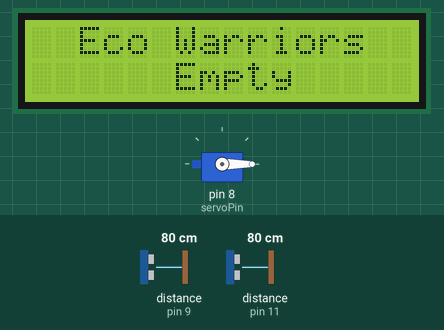
Recording of a sketch running on a simulated Arduino Uno, built with avr-gcc and run on an emulated ATmega328P. Parts: 16×2 character LCD, servo. Wiring (inferred from the names in the program): 2 × ultrasonic range finder: trigger pin 10, echo pin 9 / trigger pin 12, echo pin 11. Inputs (shaded band) come from the test bench; at power-on: distance to the obstacle (sensors on pin 9, pin 11) 80 cm. The echo pulse lasts 58.3 µs per cm; what the sketch prints to the serial monitor is not drawn.

Above: at 1.3 s.
1.4 s: distance to the obstacle (sensor on pin 9) set to 21 cm
3.6 s: distance to the obstacle (sensor on pin 9) set to 17 cm
At 5.8 s:
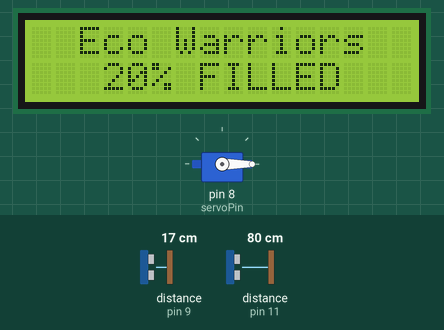
6.1 s: distance to the obstacle (sensor on pin 9) set to 2 cm
At 7.8 s:
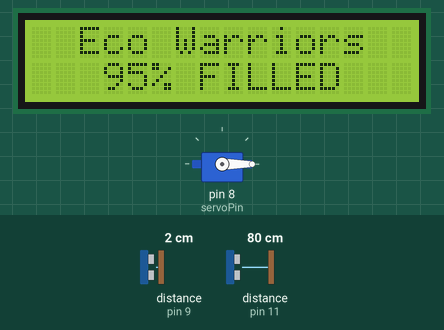
8.2 s: distance to the obstacle (sensor on pin 9) set to 35 cm
At 9.6 s:
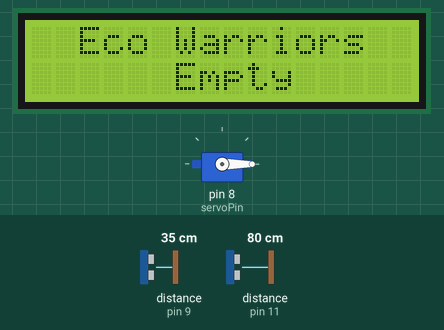
Timing chart, 0 to 11.2 s (numbered marks = the images above; inputs shaded):
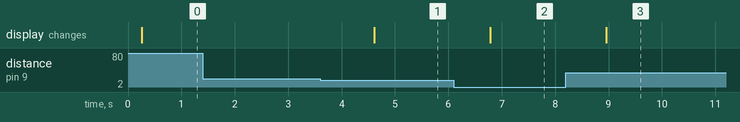

Measured:
- the behaviour switches between 20 and 19 cm on distance to the obstacle (sensor on pin 9) (found by bisection; images 0 and 1)
- after the input at 1.4 s, every drawn part: stays the same
- after the input at 3.6 s, the display: changes after 1.0 s (image 1)
- after the input at 6.1 s, the display: changes after 0.68 s (image 2)
- after the input at 8.2 s, the display: changes after 0.75 s (image 3)

The sketch:

EW_project.ino
```cpp
#include <Servo.h>   //servo library
#include <LiquidCrystal.h>

Servo servo;
LiquidCrystal lcd(7, 6, 5, 4, 3, 2);
int trigPinMain = 10;
int echoPinMain = 9;
int servoPin = 8;
int trigPinSec = 12;
int echoPinSec = 11;
int temp;
long duration, dist_to_open, average, dist_to_filled;
long aver[3];   //array for average


void setup() {
    Serial.begin(9600);
	lcd.begin(16, 2);
    servo.attach(servoPin);
    pinMode(trigPinMain, OUTPUT);
    pinMode(echoPinMain, INPUT);
  pinMode(trigPinSec, OUTPUT);
  pinMode(echoPinSec, INPUT);
    servo.write(0);         //close cap on power on
    delay(100);
    servo.detach();
}

void measure1() {
 digitalWrite(10,HIGH);
digitalWrite(trigPinMain, LOW);
delayMicroseconds(5);
digitalWrite(trigPinMain, HIGH);
delayMicroseconds(15);
digitalWrite(trigPinMain, LOW);
pinMode(echoPinMain, INPUT);
duration = pulseIn(echoPinMain, HIGH);
dist_to_filled = (duration/2) / 29.1;    //obtain distance
}

void measure2() {
 digitalWrite(trigPinSec,HIGH);
delayMicroseconds(5);
digitalWrite(trigPinSec, HIGH);
delayMicroseconds(15);
digitalWrite(trigPinSec, LOW);
pinMode(echoPinSec, INPUT);
duration = pulseIn(echoPinSec, HIGH);
dist_to_open = (duration/2) / 29.1;    //obtain distance
}

void loop() {
  for (int i=0;i<=2;i++) {   //average distance
    measure1();
   aver[i]=dist_to_filled;
    delay(10);              //delay between measurements
  }
 dist_to_filled=(aver[0]+aver[1]+aver[2])/3;
  for(int i = 0; i<=2; i++){
    measure2();
    aver[i]=dist_to_open;
    delay(10);
  }
  dist_to_open = (aver[0] +aver[1]+ aver[2])/3;
if ( dist_to_filled<19 ) {
//Change distance as per your need
 lcd.setCursor(0,0);
 lcd.print("  Eco Warriors");
 lcd.setCursor(3,1);
 lcd.print("                ");
 lcd.setCursor(3,1);
 lcd.print((20-dist_to_filled)*5);
 lcd.print("% FILLED");
 Serial.println((20-dist_to_filled)*5);
}else{
 lcd.setCursor(0,0);
 lcd.print("  Eco Warriors");
  lcd.setCursor(0, 1);
  lcd.print("      Empty     ");
  Serial.println(0);
}

if ( dist_to_open<25 && dist_to_open !=0) {
//Change distance as per your need
 servo.attach(servoPin);
 delay(1);
 servo.write(0);
 delay(3000);
 servo.write(150);
 delay(500);
 servo.detach();
}
   else{
     delay(1000);
   }
}
```
